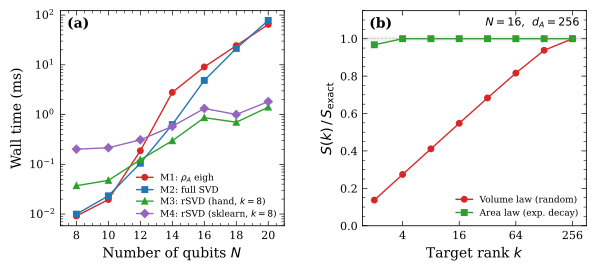

Here is the Python script that generated this plot:
"""
ee_verify_fig.py — Benchmark of four entanglement entropy methods (PRB style).

Two panels:
  (a) Wall-clock time vs system size N for four methods:
      M1 (rho_A eigh), M2 (full SVD), M3 (hand-written rSVD), M4 (sklearn rSVD).
  (b) rSVD convergence: S(k)/S_exact for area-law vs volume-law states.
      Hand-written and sklearn produce identical results, so only one curve each.

Reads:  data/bench_methods.json
Writes: figs/ee_verify_fig.{png,pdf}
"""

import json
import numpy as np
import matplotlib.pyplot as plt
import matplotlib as mpl
import matplotlib.ticker as ticker

# ── PRB style ───────────────────────────────────────────────────────────────
mpl.rcParams.update({
    "font.family": "serif",
    "font.serif": ["Times New Roman", "DejaVu Serif"],
    "font.size": 9,
    "axes.labelsize": 10,
    "axes.titlesize": 10,
    "legend.fontsize": 7.5,
    "xtick.labelsize": 8,
    "ytick.labelsize": 8,
    "xtick.direction": "in",
    "ytick.direction": "in",
    "xtick.top": True,
    "ytick.right": True,
    "xtick.minor.visible": True,
    "ytick.minor.visible": True,
    "axes.linewidth": 0.6,
    "xtick.major.width": 0.5,
    "ytick.major.width": 0.5,
    "xtick.minor.width": 0.4,
    "ytick.minor.width": 0.4,
    "xtick.major.size": 3.5,
    "ytick.major.size": 3.5,
    "xtick.minor.size": 2.0,
    "ytick.minor.size": 2.0,
    "lines.linewidth": 1.0,
    "lines.markersize": 4,
    "savefig.dpi": 300,
    "savefig.bbox": "tight",
})

# ── Colors ──────────────────────────────────────────────────────────────────
C1 = "#D62728"   # method 1 — red
C2 = "#1F77B4"   # method 2 — blue
C3 = "#2CA02C"   # method 3 — green
C4 = "#9467BD"   # method 4 — purple
C_vol = "#D62728"   # volume-law
C_area = "#2CA02C"  # area-law

# ── Load data ───────────────────────────────────────────────────────────────
with open("../data/bench_methods.json") as f:
    data = json.load(f)

tm = data["timing"]
rv = data["rsvd_convergence"]

# ── Figure ──────────────────────────────────────────────────────────────────
fig, (ax1, ax2) = plt.subplots(1, 2, figsize=(6.8, 2.8),
                                gridspec_kw={"wspace": 0.35})

# ═══════════════════════════════════════════════════════════════════════════
# Panel (a): Timing
# ═══════════════════════════════════════════════════════════════════════════
ax = ax1
Ns = np.array(tm["N"])
# Convert μs to ms
t1 = np.array(tm["t1"]) / 1e3
t2 = np.array(tm["t2"]) / 1e3
t3 = np.array(tm["t3"]) / 1e3
t4 = np.array(tm["t4"]) / 1e3

ax.semilogy(Ns, t1, "o-",  color=C1, label=r"M1: $\rho_A$ eigh", zorder=3)
ax.semilogy(Ns, t2, "s-",  color=C2, label="M2: full SVD", zorder=3)
ax.semilogy(Ns, t3, "^-",  color=C3, label=r"M3: rSVD (hand, $k{=}8$)", zorder=3)
ax.semilogy(Ns, t4, "D-",  color=C4, label=r"M4: rSVD (sklearn, $k{=}8$)", zorder=3)

ax.set_xlabel(r"Number of qubits $N$")
ax.set_ylabel("Wall time (ms)")
ax.legend(loc="lower right", frameon=False, handlelength=1.8, borderpad=0.2,
          labelspacing=0.3, fontsize=6.5)
ax.set_xlim(7, 21)
ax.set_xticks(Ns)
ax.text(0.03, 0.97, "(a)", transform=ax.transAxes, fontweight="bold",
        va="top", fontsize=10)

# ═══════════════════════════════════════════════════════════════════════════
# Panel (b): rSVD convergence
# ═══════════════════════════════════════════════════════════════════════════
ax = ax2

ks = np.array(rv["ks"])
# Hand-written and sklearn give identical convergence; use hand-written
S_rand = np.array(rv["S_rand_hand"])
S_area = np.array(rv["S_area_hand"])
S_rand_ex = rv["S_rand_exact"]
S_area_ex = rv["S_area_exact"]
dA = rv["dA"]
N_rv = rv["N"]

ax.semilogx(ks, S_rand / S_rand_ex, "o-", color=C_vol, base=2,
            label="Volume law (random)")
ax.semilogx(ks, S_area / S_area_ex, "s-", color=C_area, base=2,
            label="Area law (exp. decay)")
ax.axhline(1.0, color="gray", ls="--", lw=0.5, alpha=0.5)

# Shade "converged" band
ax.axhspan(0.99, 1.01, color="gray", alpha=0.06)

ax.set_xlabel(r"Target rank $k$")
ax.set_ylabel(r"$S(k)\, /\, S_{\mathrm{exact}}$")
ax.legend(loc="lower right", frameon=False, handlelength=1.8, fontsize=6.5)
ax.set_ylim(0, 1.15)
ax.set_xlim(1.5, 360)
ax.xaxis.set_major_formatter(ticker.ScalarFormatter())

ax.text(0.03, 0.97, "(b)", transform=ax.transAxes, fontweight="bold",
        va="top", fontsize=10)
ax.text(0.97, 0.97, rf"$N = {N_rv}$,  $d_A = {dA}$",
        transform=ax.transAxes, va="top", ha="right", fontsize=8)

# ── Save ────────────────────────────────────────────────────────────────────
fig.savefig("ee_verify_fig.png")
fig.savefig("ee_verify_fig.pdf")
print("Saved ee_verify_fig.png and ee_verify_fig.pdf")
